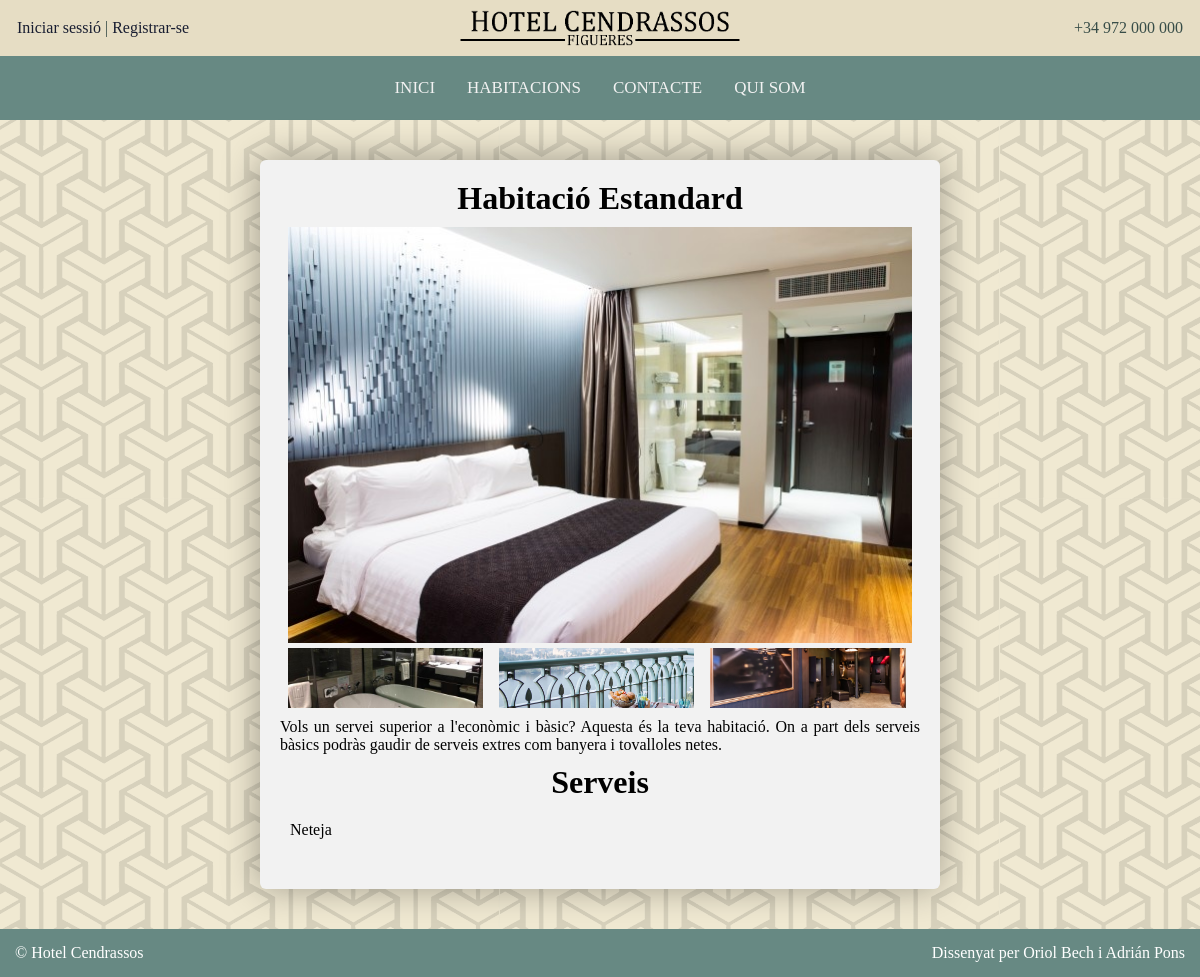
The page /index.php?r=mostrarHabitacio&habitacio=1 on the database its author committed.
### tables this page shows
CREATE TABLE `habitacio` (
  `id` int(5) NOT NULL,
  `nom` varchar(100) NOT NULL,
  `preu` int(10) NOT NULL,
  `m2` int(10) NOT NULL,
  `serveis` varchar(255) NOT NULL,
  `max_ocupants` int(4) NOT NULL,
  `n_total` int(5) NOT NULL,
  `descripcio` varchar(300) NOT NULL
);

### public/index.php (called while the page is built, shortened)
<?php
include "../src/config.php";
include "../src/controladors/admin/reserva/form.php";
include "../src/controladors/habitacions.php";
include "../src/controladors/mostrarHabitacio.php";
$r = $_REQUEST["r"];
$contenidor = new Core\Contenidor($config);
$resposta = $contenidor->resposta();
$peticio = $contenidor->peticio();
if ($r === "admin") {
    $resposta = middleAdmin($peticio, $resposta, $contenidor, 'ctrlAdmin');
} elseif ($r === "login") {
    $resposta = ctrlLogin($peticio, $resposta, $contenidor);
} elseif ($r === "validarLogin") {
    $resposta = ctrlValidarLogin($peticio, $resposta, $contenidor);
} elseif ($r === "signup") {
    $resposta = ctrlSignup($peticio, $resposta, $contenidor);
} elseif ($r === "validarSignup") {
    $resposta = ctrlValidarSignup($peticio, $resposta, $contenidor);
} elseif ($r === "tancarSessio") {
    $resposta = ctrlTancarSessio($peticio, $resposta, $contenidor);
} elseif ($r === "home") {
    $resposta = ctrlHome($peticio, $resposta, $contenidor);
} elseif ($r === "buscar") {
    $resposta = middleClient($peticio, $resposta, $contenidor, 'ctrlBuscar');
} elseif ($r === "confirmacio") {
    $resposta = middleClient($peticio, $resposta, $contenidor, 'ctrlConfirmacio');
} elseif ($r === "validarConfirmacio") {
    $resposta = middleClient($peticio, $resposta, $contenidor, 'ctrlValidarConfirmacio');
} elseif ($r === "validarReserva") {
    $resposta = ctrlValidarReserva($peticio, $resposta, $contenidor);
} elseif ($r === "reservaFeta") {
    $resposta = ctrlReservaFeta($peticio, $resposta, $contenidor);
} elseif ($r === "mostrarHabitacio") {
    $resposta = ctrlMostrarHabitacio($peticio, $resposta, $contenidor);
} elseif ($r === "habitacions") {
    $resposta = ctrlHabitacions($peticio, $resposta, $contenidor);
} elseif ($r === "contacte") {
    $resposta = ctrlContacte($peticio, $resposta, $contenidor);
} elseif ($r === "quisom") {
    $resposta = ctrlQuiSom($peticio, $resposta, $contenidor);
} elseif ($r == "") {
    $resposta = ctrlHome($peticio, $resposta, $contenidor);
} elseif ($r === "indexHabitacio") {
    $resposta = middleAdmin($peticio, $resposta, $contenidor, 'ctrlIndexHabitacio');
} elseif ($r === "formHabitacio") {
    $resposta = middleAdmin($peticio, $resposta, $contenidor, 'ctrlFormHabitacio');
} elseif ($r === "addHabitacio") {
    $resposta = middleAdmin($peticio, $resposta, $contenidor, 'ctrlAddHabitacio');
} elseif ($r === "editHabitacio") {
    $resposta = middleAdmin($peticio, $resposta, $contenidor, 'ctrlEditHabitacio');
} elseif ($r === "deleteHabitacio") {
    $resposta = middleAdmin($peticio, $resposta, $contenidor, 'ctrlDeleteHabitacio');
} elseif ($r === "indexUsuari") {
    $resposta = middleAdmin($peticio, $resposta, $contenidor, 'ctrlIndexUsuari');
} elseif ($r === "formUsuari") {
    $resposta = middleAdmin($peticio, $resposta, $contenidor, 'ctrlFormUsuari');
} elseif ($r === "addUsuari") {
    $resposta = middleAdmin($peticio, $resposta, $contenidor, 'ctrlAddUsuari');
} elseif ($r === "editUsuari") {
    $resposta = middleAdmin($peticio, $resposta, $contenidor, 'ctrlEditUsuari');
} elseif ($r === "deleteUsuari") {
    $resposta = middleAdmin($peticio, $resposta, $contenidor, 'ctrlDeleteUsuari');
} elseif ($r === "indexReserva") {
    $resposta = middleAdmin($peticio, $resposta, $contenidor, 'ctrlIndexReserva');
} elseif ($r === "formReserva") {
    $resposta = middleAdmin($peticio, $resposta, $contenidor, 'ctrlFormReserva');
} elseif ($r === "addReserva") {
    $resposta = middleAdmin($peticio, $resposta, $contenidor, 'ctrlAddReserva');
} elseif ($r === "editReserva") {
    $resposta = middleAdmin($peticio, $resposta, $contenidor, 'ctrlEditReserva');
} elseif ($r === "deleteReserva") {
    $resposta = middleAdmin($peticio, $resposta, $contenidor, 'ctrlDeleteReserva');
} elseif ($r === "client") {
    $resposta = middleClient($peticio, $resposta, $contenidor, 'ctrlClient');
} else {
    $resposta = ctrlError($peticio, $resposta, $contenidor);
}
$resposta->resposta();

### src/core/contenidor.php (called while the page is built, shortened)
<?php
class Contenidor
{
    public $config = [];
    public function __construct($config)
    {
        $this->config = $config;
    }
    public function habitacions(){
        return new \Models\Habitacions($this->config['db']);
    }
}

### src/models/habitacions.php (called while the page is built, shortened)
<?php
class Habitacions
{
    private $sql;
    public function __construct($config)
    {
        $dbHost = $config['host'];
        $dbName = $config['dbname'];
        $dsn = "mysql:host={$dbHost};dbname={$dbName};charset=utf8";
        $usuari = $config['user'];
        $clau = $config['pass'];
        try {
            $this->sql = new \PDO($dsn, $usuari, $clau);
        } catch (\PDOException $e) {
            die('Ha fallat la connexió: ' . $e->getMessage() . " $usuari");
        }
    }
    public function get($id)
    {
        $query = 'select id, nom, preu, m2, serveis, max_ocupants, n_total, descripcio from habitacio where id=:id;';
        $stm = $this->sql->prepare($query);
        $result = $stm->execute([':id' => $id]);
        return $stm->fetch(\PDO::FETCH_ASSOC);
    }
}

### src/controladors/mostrarHabitacio.php (called while the page is built)
<?php
function ctrlMostrarHabitacio($peticio, $resposta, $contenidor)
{
    $logat = $peticio->get("SESSION", "logat");
    $resposta->set("access", $logat);
    $rol = $peticio->get("SESSION", "rol");
    $resposta->set("rol", $rol);
    $habitacions = $contenidor->habitacions();
    $habitacio = $peticio->get(INPUT_GET, "habitacio");
    $habitacioActual = $habitacions->get($habitacio);
    $resposta->set("habitacioActual", $habitacioActual);
    $resposta->SetTemplate("mostrarHabitacio.php");
    return $resposta;
}

### src/core/peticio.php (called while the page is built, shortened)
<?php
class Peticio
{
    public function get($input, $id, $filtre = FILTER_SANITIZE_STRING, $opcions = 0)
    {
        $result = false;
        if ($input === 'SESSION') {
            $result = $_SESSION[$id];
        } elseif ($input === 'FILES') {
            $result = $_FILES[$id];
        } else {
            $result = filter_input($input, $id, $filtre, $opcions);
        }
        return $result;
    }
}

### src/vistes/mostrarHabitacio.php (the view, shortened to what this page needs)
<html>
  <head>
    <link rel="stylesheet" href="css/global.css">
    <link rel="stylesheet" href="css/room.css">
    <link rel="stylesheet" href="//code.jquery.com/ui/1.13.0/themes/base/jquery-ui.css">
  </head>
  <body>
    <header>
      <?php include("../src/vistes/nav.php") ?>
    </header>
    <container>
      <div class="container-box">
      <h1>Habitació <?php echo $habitacioActual['nom']; ?></h1>
        <div class="row">
          <div class="column">
            <img src="img/habitacions/<?php echo "{$habitacioActual['id']}"?>/1.jpg" onclick="openModal();currentSlide(1)" class="hover-shadow">
          </div>
          <div class="column">
            <img src="img/habitacions/<?php echo "{$habitacioActual['id']}"?>/2.jpg" onclick="openModal();currentSlide(2)" class="hover-shadow">
          </div>
          <div class="column">
            <img src="img/habitacions/<?php echo "{$habitacioActual['id']}"?>/3.jpg" onclick="openModal();currentSlide(3)" class="hover-shadow">
          </div>
          <div class="column">
            <img src="img/habitacions/<?php echo "{$habitacioActual['id']}"?>/4.jpg" onclick="openModal();currentSlide(4)" class="hover-shadow">
          </div>
        </div>
      <div class="container-room-one">
        <div class="container-room-info-book">
          <div class="container-room-info">
          <p><?php echo $habitacioActual['descripcio']; ?></p>
          </div>
        </div>
      </div>
      <div class="container-room-two">
      <h1>Serveis</h1>
        <div class="container-room-services">
          <div class="container-room-services-col">
            <ul>
                <?php echo $habitacioActual['serveis'];  ?>
            </ul>
          </div>
        </div>
      </div>
    </div>
    </container>
    <footer>
      <?php include("../src/vistes/footer.php") ?>
    </footer>
  </body>
</html>

### src/core/resposta.php (shortened to what this page needs)
<?php
class Resposta
{
    public $header = false;
    public $path;
    public $plantilla;
    public $redireccio = false;
    public function __construct($path = "../src/vistes/")
    {
        $this->path = $path;
    }
    public function setTemplate($p)
    {
        $this->plantilla = $p;
    }
    public function resposta()
    {
        if ($this->redireccio) {
            header($this->header);
        } else {
            include($this->path . $this->plantilla);
        }
    }
}

### src/vistes/nav.php (shortened to what this page needs)
<!DOCTYPE html>
<html lang="es">
<head>
  <link rel="stylesheet" href="css/nav.css">
  <link rel="stylesheet" href="https://cdnjs.cloudflare.com/ajax/libs/font-awesome/4.7.0/css/font-awesome.min.css">
</head>
<body>
  <div class="header-one">
      <?php if($access) : ?>
        <?php if($rol == "client") : ?>
          <div class= "header-one-user-loged"><a href="index.php?r=client">Àrea Client</a></div>
        <?php else : ?>
          <div class= "header-one-user-loged"><a href="index.php?r=admin">Administració</a></div>
        <?php endif; ?>
      <?php else : ?>
        <div class= "header-one-user"><a href="index.php?r=login">Iniciar sessió&nbsp;</a> | <a href="index.php?r=signup">&nbsp;Registrar-se</a></div>
      <?php endif; ?>
        <div class="header-one-logo"><a href="./"><img src="./img/logo.svg" alt="logo" /></a></div>
        <div class="header-one-info">+34 972 000 000</div>
  </div>
  <div class="header-two">
    <div class="topnav" id="myTopnav">
      <a href="./">Inici</a>
      <a href="./index.php?r=habitacions">Habitacions</a>
      <a href="./index.php?r=contacte">Contacte</a>
      <a href="./index.php?r=quisom">Qui som</a>
    </div>
  </div>
</body>
</html>

### src/vistes/footer.php
<!DOCTYPE html>
<html lang="es">
<head>
  <link rel="stylesheet" href="css/footer.css">
</head>
<body>
    <div class="footer-one">
    <p>© Hotel Cendrassos</p>
    </div>
    <div class="footer-two">
    <p>Dissenyat per Oriol Bech i Adrián Pons</p>
    </div>
</body>
</html>

### public/css/global.css (style rules this page uses)
* { font-family: Montserrat; margin: 0; padding: 0; box-sizing: border-box; }
body { background-image: url("../img/web/bg2.png"); background-color: #f0e9d2; }
a:link { text-decoration: none; }
img { object-fit: cover; }

### public/css/room.css (style rules this page uses)
.container-box { border-radius: 6px; padding: 20px 20px 40px 20px; margin: 20px 0px 20px 0px; background-color: #f2f2f2; box-shadow: -1px -1px 36px 0px rgba(0, 0, 0, 0.34); -webkit-box-shadow: -1px -1px 36px 0px rgba(0, 0, 0, 0.34); -moz-box-shadow: -1px -1px 36px 0px rgba(0, 0, 0, 0.34); }
container { display: flex; flex-direction: column; order: 3; padding-bottom: 30px; margin-right:20%; margin-left: 20%; padding: 20px; }
container h1 { justify-content: center; text-align: center; margin-bottom: 10px; }
.container-room-one { display: flex; flex-direction: row; padding-top: 10px; }
.container-room-info { text-align: justify; }
.container-room-info-book { display: flex; flex-direction: column; }
.container-room-two { padding-top: 10px; }
.container-room-services { display: flex; }
.container-room-services-col { display: flex; width: 33%; }
.container-room-services-col ul { margin: 10px; }
.row > .column { padding: 0 8px; }
.row:after { content: ""; display: table; clear: both; }
.row { width: 100%; align-items: center; }
.column:first-child { width: 100%; height: 100%; margin-bottom: 5px; }
.column { float: left; width: 33%; height: 60px; cursor: pointer; }
.column img { width: 100%; height: 100%; }
img.hover-shadow { transition: 0.3s; }

### public/css/nav.css (style rules this page uses)
header { display:flex; flex-direction: column; order: 1; }
.header-one { display:flex; flex: 0 1 auto; order: 1; flex-direction: row; justify-content: space-around; align-items: center; height: 7vh; background-color: #E6DDC4; padding: 15px; color: #384D48; }
.header-one a { color: #181D31; }
.header-one-user { display: flex; order: 1; width: 33%; }
.header-one-logo { display: flex; order: 2; width: 33%; justify-content: center; }
.header-one-logo img { height: 50px; }
.header-one-info { display: flex; order: 3; width: 33%; justify-content: end; text-align: right; }
.header-two { display: flex; justify-content: center; flex: 0 1 auto; text-align: center; align-items: center; order: 2; height: 8vh; background-color: #678983; font-family: -apple-system, BlinkMacSystemFont, 'Segoe UI', Roboto, Oxygen, Ubuntu, Cantarell, 'Open Sans', 'Helvetica Neue', sans-serif; text-transform: uppercase; color: #F6F5F6; }
.header-two a { color: #FFFFFF; }
.topnav { overflow: hidden; }
.topnav a { float: left; display: block; color: #f2f2f2; text-align: center; padding: 14px 16px; text-decoration: none; font-size: 17px; }

### public/css/footer.css (style rules this page uses)
footer { display: flex; justify-content: space-between; background: #678983; color: white; padding: 15px; width: 100%; position: static; bottom: 0; }

### rows shown on the page
habitacio: nom "Estandard", descripcio "Vols un servei superior a l'econòmic i bàsic? Aquesta és la teva habitació. On a part dels serveis bàsics podràs gaudir de serveis extres com banyera i tovalloles netes.", serveis "Neteja"
